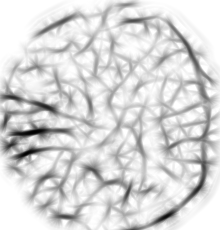
%> input picture Dibyendu/Project - Neonatal Eye/External Codes/Fusion/data_grp/Grp001_img000002_o.tif, 220 x 230 px
$ octave --eval "result = gaborFilter(imread('../Dibyendu/Project - Neonatal Eye/External Codes/Fusion/data_grp/Grp001_img000002_o.tif'));"   (GNU Octave 9; MATLAB toolbox functions it lacks are replaced by stand-ins)
%> lines starting %> are read from the running program, lines starting %| are printed output that depends on the picture
function [ maxResponse ] = gaborFilter( img, Fs, sigmas )
%GABORFILTER Summary of this function goes here
%   Detailed explanation goes here

scale = 1;
% initialize parameters for Gabor transforms
filter_size = 40.*scale;
filter_size_halfed = round((filter_size)/2);

maxResponse = zeros(size(img));

if ~exist('Fs', 'var')
    Fs = 0.1:0.1:0.3;
end
if ~exist('sigmas', 'var')
    sigmas = (2:2:8) .* scale;
end
thetas=pi/8: pi/8: pi-pi/8;

% initialize array for storing features
features = zeros([size(img),numel(sigmas),numel(thetas),numel(Fs)]);

% writerObj = VideoWriter('gabor_response.avi');
% open(writerObj);

% perform multiple Gabor transforms with varying parameters
for k = 1:numel(sigmas)
for j = 1:numel(Fs)
for i = 1:numel(thetas)


    sigma = sigmas(k);
    F = Fs(j);
    theta = thetas(i);

    % setup the Gabor transform
    [x,y]=meshgrid(-filter_size_halfed:filter_size_halfed,-filter_size_halfed:filter_size_halfed);
    g_sigma = (1./(2*pi*sigma^2)).*exp(((-1).*(x.^2+y.^2))./(2*sigma.^2));
    real_g = g_sigma.*cos((2*pi*F).*(x.*cos(theta)+y.*sin(theta)));
    im_g = g_sigma.*sin((2*pi*F).*(x.*cos(theta)+y.*sin(theta)));

    % perform Gabor transform
    uT =sqrt(conv2(img,real_g,'same').^2+conv2(img,im_g,'same').^2);

    % normalize transformed image
    uT = (uT-mean(uT(:)))./std(uT(:));

    % append tranformed images to 'features'
    features(:,:,k,j,i) = uT;

    % visualize filtered image and the varying filters
    subplot(2,1,1);
    imagesc([img mat2gray(uT).*255],[0 255]);
    colormap('gray'); axis image; axis off;
    title('testing image and the Gabor transformed image');

% [4 lines of commented-out code are left out]

    subplot(2,1,2);
    imagesc([real_g im_g]);
    colormap('gray'); axis image; axis off;
    title(sprintf('Gabor filter F:%1.2f t:%1.2f k:%1.f',F,theta,sigma));

    drawnow;
    pause(0.5);

    maxResponse = max(cat(3, img, maxResponse), [], 3);

end
end
end
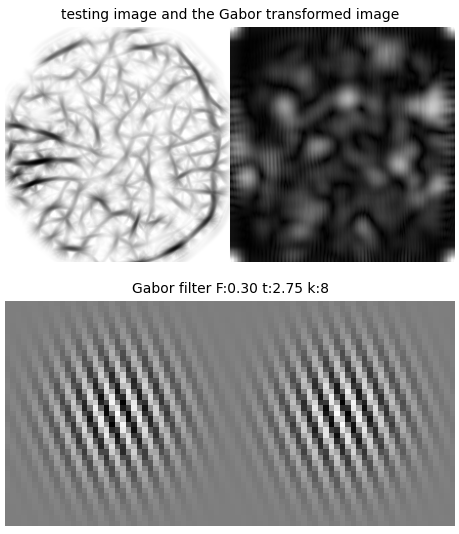
%> figure redrawn from the program's plot data, 2 panels
%> maxResponse is the input picture: size 230x220 uint8; min 0, max 255, mean 215.6
%> `result = gaborFilter(imread('../Dibyendu/Project - Neonatal Eye/Extern..`:
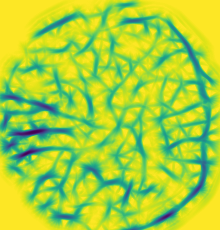
%> displayed picture: size 230x220x3, on the screen's scale of 0 to 255; mean R, G, B 165.8, 210.6, 61.5
figure
imagesc(squeeze(maxResponse));
title 'max response';
end
